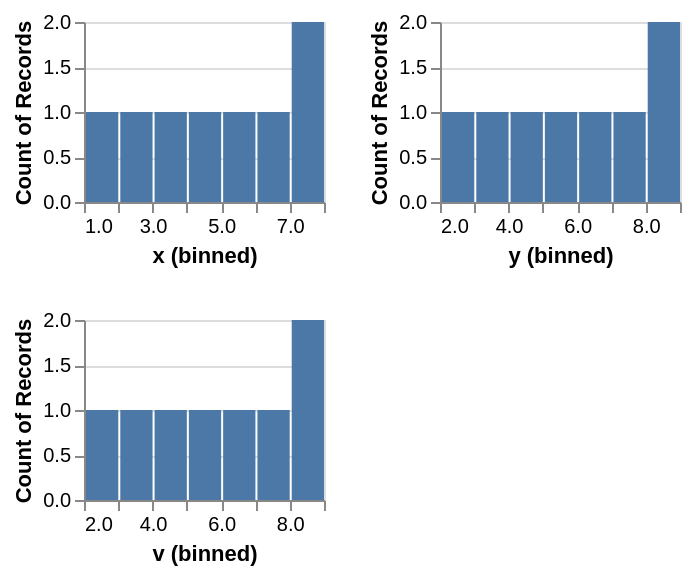

Here is the Vega-Lite specification saved for this chart:
### Vega-Lite specification from a JSON file in a GitHub repository (floating-point values rounded to 4 significant figures)
{"$schema": "https://vega.github.io/schema/vega-lite/v6.json", "padding": 5, "autosize": "pad", "data": {"name": "table", "values": [{"c": "A", "g": "p", "x": 1, "y": 2, "v": 5, "t": "2024-01-15", "o": {"v": 3}, "IMDB Rating": 6.1, "d": "x1"}, {"c": "B", "g": "q", "x": 2, "y": 4, "v": 9, "t": "2024-02-20", "o": {"v": 7}, "IMDB Rating": 7.4, "d": "x2"}, {"c": "A", "g": "q", "x": 3, "y": 3, "v": 2, "t": "2024-03-05", "o": {"v": 1}, "IMDB Rating": 5.2, "d": "x1"}, {"c": "C", "g": "p", "x": 4, "y": 6, "v": 7, "t": "2024-05-30", "o": {"v": 4}, "IMDB Rating": 8.8, "d": "x3"}, {"c": "B", "g": "p", "x": 5, "y": 5, "v": 4, "t": "2024-07-11", "o": {"v": 9}, "IMDB Rating": 6.9, "d": "x2"}, {"c": "C", "g": "q", "x": 6, "y": 8, "v": 6, "t": "2024-09-02", "o": {"v": 2}, "IMDB Rating": 7.7, "d": "x3"}, {"c": "A", "g": "p", "x": 7, "y": 7, "v": 8, "t": "2024-11-25", "o": {"v": 5}, "IMDB Rating": 4.4, "d": "x1"}, {"c": "B", "g": "q", "x": 8, "y": 9, "v": 3, "t": "2024-12-31", "o": {"v": 8}, "IMDB Rating": 9.1, "d": "x2"}]}, "repeat": ["x", "y", "v"], "columns": 2, "spec": {"width": 120, "height": 90, "mark": "bar", "encoding": {"x": {"field": {"repeat": "repeat"}, "type": "quantitative", "bin": true}, "y": {"aggregate": "count", "type": "quantitative"}}}}
